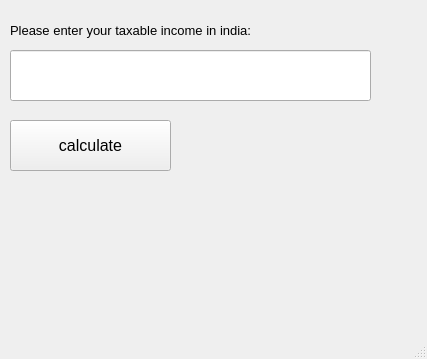
<?xml version="1.0" encoding="UTF-8"?>
<ui version="4.0">
 <class>MainWindow</class>
 <widget class="QMainWindow" name="MainWindow">
  <property name="geometry">
   <rect>
    <x>0</x>
    <y>0</y>
    <width>427</width>
    <height>359</height>
   </rect>
  </property>
  <property name="windowTitle">
   <string>MainWindow</string>
  </property>
  <widget class="QWidget" name="centralwidget">
   <widget class="QLineEdit" name="lineEdit">
    <property name="geometry">
     <rect>
      <x>10</x>
      <y>50</y>
      <width>361</width>
      <height>51</height>
     </rect>
    </property>
   </widget>
   <widget class="QLabel" name="label">
    <property name="geometry">
     <rect>
      <x>10</x>
      <y>10</y>
      <width>321</width>
      <height>41</height>
     </rect>
    </property>
    <property name="font">
     <font>
      <pointsize>10</pointsize>
     </font>
    </property>
    <property name="text">
     <string>Please enter your taxable income in india:</string>
    </property>
   </widget>
   <widget class="QPushButton" name="pushButton">
    <property name="geometry">
     <rect>
      <x>10</x>
      <y>120</y>
      <width>161</width>
      <height>51</height>
     </rect>
    </property>
    <property name="font">
     <font>
      <pointsize>12</pointsize>
     </font>
    </property>
    <property name="text">
     <string>calculate</string>
    </property>
   </widget>
   <widget class="QLabel" name="label_2">
    <property name="geometry">
     <rect>
      <x>20</x>
      <y>180</y>
      <width>391</width>
      <height>81</height>
     </rect>
    </property>
    <property name="font">
     <font>
      <pointsize>14</pointsize>
     </font>
    </property>
    <property name="text">
     <string/>
    </property>
   </widget>
  </widget>
  <widget class="QMenuBar" name="menubar">
   <property name="geometry">
    <rect>
     <x>0</x>
     <y>0</y>
     <width>427</width>
     <height>26</height>
    </rect>
   </property>
  </widget>
  <widget class="QStatusBar" name="statusbar"/>
 </widget>
 <resources/>
 <connections/>
</ui>
